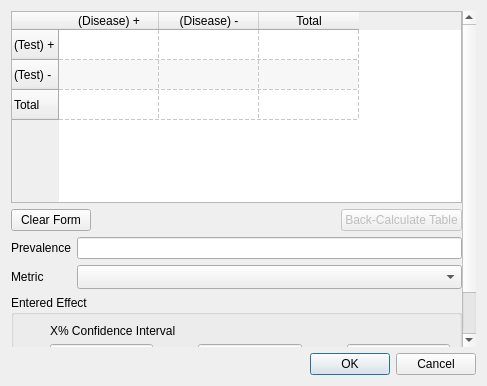
<?xml version="1.0" encoding="UTF-8"?>
<ui version="4.0">
 <class>DiagnosticDataDialog</class>
 <widget class="QDialog" name="DiagnosticDataDialog">
  <property name="geometry"><rect><x>0</x><y>0</y><width>0</width><height>0</height></rect></property>
  <property name="windowTitle"><string>Diagnostic Data</string></property>
  <property name="windowIcon"><iconset><normaloff>:/misc/meta.png</normaloff>:/misc/meta.png</iconset></property>
  <layout class="QVBoxLayout" name="dialog_layout">
   <item>
    <widget class="QScrollArea" name="content_scroll">
     <property name="frameShape"><enum>QFrame::NoFrame</enum></property>
     <property name="widgetResizable"><bool>true</bool></property>
     <widget class="QWidget" name="content_widget">
      <property name="geometry"><rect><x>0</x><y>0</y><width>540</width><height>460</height></rect></property>
      <layout class="QVBoxLayout" name="content_layout">
       <property name="leftMargin"><number>0</number></property>
       <property name="topMargin"><number>0</number></property>
       <property name="rightMargin"><number>0</number></property>
       <property name="bottomMargin"><number>0</number></property>
       <item>
        <widget class="QTableWidget" name="two_by_two_table">
         <property name="accessibleName"><string>Diagnostic two by two counts</string></property><property name="accessibleDescription"><string>Enter true-positive, false-positive, false-negative, and true-negative counts.</string></property>
         <property name="sizePolicy"><sizepolicy hsizetype="Expanding" vsizetype="Fixed"><horstretch>1</horstretch><verstretch>0</verstretch></sizepolicy></property>
         <property name="horizontalScrollBarPolicy"><enum>Qt::ScrollBarAsNeeded</enum></property>
         <property name="verticalScrollBarPolicy"><enum>Qt::ScrollBarAsNeeded</enum></property>
         <property name="alternatingRowColors"><bool>true</bool></property>
         <property name="gridStyle"><enum>Qt::DashLine</enum></property>
         <property name="rowCount"><number>3</number></property>
         <property name="columnCount"><number>3</number></property>
         <row><property name="text"><string>(Test) +</string></property></row>
         <row><property name="text"><string>(Test) -</string></property></row>
         <row><property name="text"><string>Total</string></property></row>
         <column><property name="text"><string>(Disease) +</string></property></column>
         <column><property name="text"><string>(Disease) -</string></property></column>
         <column><property name="text"><string>Total</string></property></column>
        </widget>
       </item>
       <item>
        <layout class="QHBoxLayout" name="table_actions_layout">
         <item><widget class="QPushButton" name="clear_Btn"><property name="text"><string>Clear Form</string></property></widget></item>
         <item><spacer name="table_actions_spacer"><property name="orientation"><enum>Qt::Horizontal</enum></property><property name="sizeHint" stdset="0"><size><width>40</width><height>20</height></size></property></spacer></item>
         <item><widget class="QPushButton" name="back_calc_Btn"><property name="enabled"><bool>false</bool></property><property name="text"><string>Back-Calculate Table</string></property></widget></item>
        </layout>
       </item>
       <item>
        <layout class="QFormLayout" name="diagnostic_fields_layout">
         <property name="fieldGrowthPolicy"><enum>QFormLayout::ExpandingFieldsGrow</enum></property>
         <item row="0" column="0"><widget class="QLabel" name="prevalence_lbl"><property name="text"><string>Prevalence</string></property><property name="buddy"><cstring>prevalence_txt_box</cstring></property></widget></item>
         <item row="0" column="1"><widget class="QLineEdit" name="prevalence_txt_box"><property name="accessibleName"><string>Prevalence</string></property><property name="accessibleDescription"><string>Enter disease prevalence from zero to one.</string></property></widget></item>
         <item row="1" column="0"><widget class="QLabel" name="label_13"><property name="text"><string>Metric</string></property><property name="buddy"><cstring>effect_cbo_box</cstring></property></widget></item>
         <item row="1" column="1"><widget class="QComboBox" name="effect_cbo_box"><property name="accessibleName"><string>Diagnostic effect metric</string></property><property name="accessibleDescription"><string>Select the diagnostic effect measure.</string></property><property name="sizePolicy"><sizepolicy hsizetype="Expanding" vsizetype="Fixed"><horstretch>1</horstretch><verstretch>0</verstretch></sizepolicy></property><property name="sizeAdjustPolicy"><enum>QComboBox::AdjustToMinimumContentsLengthWithIcon</enum></property></widget></item>
        </layout>
       </item>
       <item>
        <widget class="QGroupBox" name="effect_group">
         <property name="title"><string>Entered Effect</string></property>
         <layout class="QGridLayout" name="effect_layout">
          <item row="0" column="1" colspan="5"><widget class="QLabel" name="ci_label"><property name="toolTip"><string>Confidence level used for the entered interval</string></property><property name="text"><string>X% Confidence Interval</string></property><property name="wordWrap"><bool>true</bool></property></widget></item>
          <item row="1" column="0"><widget class="QLabel" name="label_14"><property name="text"><string>Est.</string></property><property name="buddy"><cstring>effect_txt_box</cstring></property></widget></item>
          <item row="1" column="1"><widget class="QLineEdit" name="effect_txt_box"><property name="accessibleName"><string>Effect estimate</string></property><property name="accessibleDescription"><string>Enter the diagnostic effect estimate.</string></property></widget></item>
          <item row="1" column="2"><widget class="QLabel" name="label"><property name="text"><string>Lower</string></property><property name="buddy"><cstring>low_txt_box</cstring></property></widget></item>
          <item row="1" column="3"><widget class="QLineEdit" name="low_txt_box"><property name="accessibleName"><string>Lower confidence limit</string></property><property name="accessibleDescription"><string>Enter the lower confidence limit.</string></property></widget></item>
          <item row="1" column="4"><widget class="QLabel" name="label_4"><property name="text"><string>Upper</string></property><property name="buddy"><cstring>high_txt_box</cstring></property></widget></item>
          <item row="1" column="5"><widget class="QLineEdit" name="high_txt_box"><property name="accessibleName"><string>Upper confidence limit</string></property><property name="accessibleDescription"><string>Enter the upper confidence limit.</string></property></widget></item>
         </layout>
        </widget>
       </item>
       <item><widget class="QLabel" name="inconsistencyLabel"><property name="font"><font><weight>75</weight><bold>true</bold></font></property><property name="text"><string>INCONSISTENT FORM</string></property><property name="wordWrap"><bool>true</bool></property></widget></item>
       <item><spacer name="content_spacer"><property name="orientation"><enum>Qt::Vertical</enum></property><property name="sizeHint" stdset="0"><size><width>20</width><height>0</height></size></property></spacer></item>
      </layout>
     </widget>
    </widget>
   </item>
   <item><widget class="QDialogButtonBox" name="buttonBox"><property name="orientation"><enum>Qt::Horizontal</enum></property><property name="standardButtons"><set>QDialogButtonBox::Cancel|QDialogButtonBox::Ok</set></property></widget></item>
  </layout>
 </widget>
 <tabstops>
  <tabstop>two_by_two_table</tabstop><tabstop>clear_Btn</tabstop><tabstop>back_calc_Btn</tabstop><tabstop>prevalence_txt_box</tabstop><tabstop>effect_cbo_box</tabstop><tabstop>effect_txt_box</tabstop><tabstop>low_txt_box</tabstop><tabstop>high_txt_box</tabstop><tabstop>buttonBox</tabstop>
 </tabstops>
 <resources><include location="../images/icons.qrc"/></resources>
 <connections>
  <connection><sender>buttonBox</sender><signal>accepted()</signal><receiver>DiagnosticDataDialog</receiver><slot>accept()</slot><hints/></connection>
  <connection><sender>buttonBox</sender><signal>rejected()</signal><receiver>DiagnosticDataDialog</receiver><slot>reject()</slot><hints/></connection>
 </connections>
</ui>
